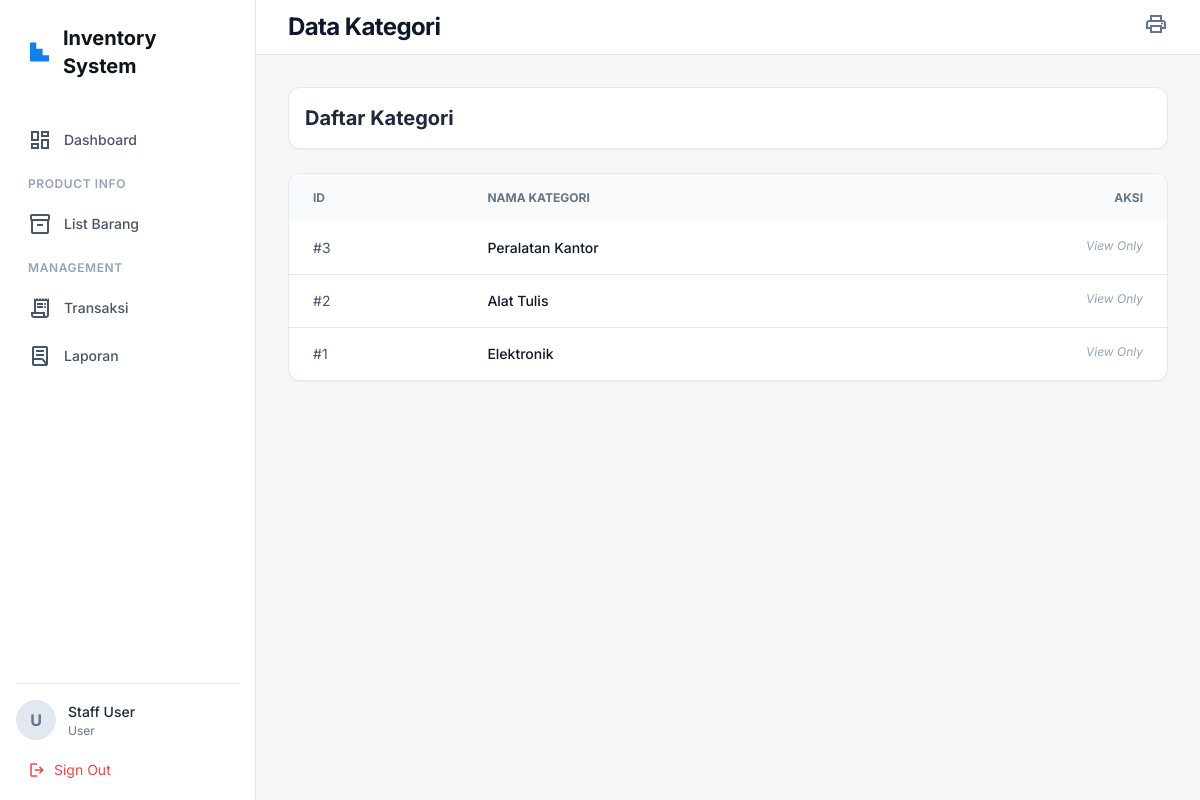
/kategori.php (signed in), run on the app's committed database.
### tables this page shows
CREATE TABLE IF NOT EXISTS kategori (
    id INT AUTO_INCREMENT PRIMARY KEY,
    nama_kategori VARCHAR(100) NOT NULL,
    created_at TIMESTAMP DEFAULT CURRENT_TIMESTAMP
);

### config/database.php (called while the page is built, shortened)
<?php
$host = 'localhost';
$user = 'root';
$pass = '';
$db   = 'uas_sopian';
$conn = mysqli_connect($host, $user, $pass, $db);
function query($query) {
    global $conn;
    $result = mysqli_query($conn, $query);
    $rows = [];
    while ($row = mysqli_fetch_assoc($result)) {
        $rows[] = $row;
    }
    return $rows;
}
?>

### kategori.php (the view, shortened to what this page needs)
<?php
$kategori = query("SELECT * FROM kategori ORDER BY id DESC");
require 'includes/header.php';
?>
<div class="flex justify-between items-center bg-white dark:bg-slate-900 p-4 rounded-xl border border-slate-200 dark:border-slate-800 shadow-sm">
    <h2 class="text-xl font-bold text-slate-800 dark:text-white">Daftar Kategori</h2>
</div>
<div class="bg-white dark:bg-slate-900 rounded-xl border border-slate-200 dark:border-slate-800 shadow-sm overflow-hidden">
    <table class="w-full text-left text-sm text-slate-600 dark:text-slate-300">
        <thead class="bg-slate-50 dark:bg-slate-800 text-xs uppercase font-semibold text-slate-500">
            <tr>
                <th class="px-6 py-4">ID</th>
                <th class="px-6 py-4">Nama Kategori</th>
                <th class="px-6 py-4 text-right">Aksi</th>
            </tr>
        </thead>
        <tbody class="divide-y divide-slate-200 dark:divide-slate-700">
            <?php foreach($kategori as $k): ?>
            <tr class="hover:bg-slate-50 dark:hover:bg-slate-800 transition">
                <td class="px-6 py-4">#<?= $k['id'] ?></td>
                <td class="px-6 py-4 font-medium text-slate-900 dark:text-white"><?= $k['nama_kategori'] ?></td>
                <td class="px-6 py-4 text-right flex justify-end gap-2">
                    <?php if($_SESSION['role'] == 'admin'): ?>
                    <button onclick='editModal(<?= $k['id'] ?>, <?= htmlspecialchars(json_encode($k['nama_kategori']), ENT_QUOTES) ?>)' class="text-blue-600 hover:text-blue-800 p-2 rounded hover:bg-blue-50 transition">
                        <span class="material-symbols-outlined">edit</span>
                    </button>
                    <button onclick="confirmDelete(<?= $k['id'] ?>)" class="text-red-600 hover:text-red-800 p-2 rounded hover:bg-red-50 transition">
                        <span class="material-symbols-outlined">delete</span>
                    </button>
                    <?php else: ?>
                    <span class="text-slate-400 text-xs italic">View Only</span>
                    <?php endif; ?>
                </td>
            </tr>
            <?php endforeach; ?>
        </tbody>
    </table>
</div>
<?php require 'includes/footer.php'; ?>

### data on the page
kategori: id "3", nama_kategori "Peralatan Kantor"
kategori: id "2", nama_kategori "Alat Tulis"
kategori: id "1", nama_kategori "Elektronik"

### other printed values
substr($_SESSION['username'], 0, 1) "U"
$_SESSION['nama_lengkap'] "Staff User"
$_SESSION['role'] "User"
$title "Data Kategori"
